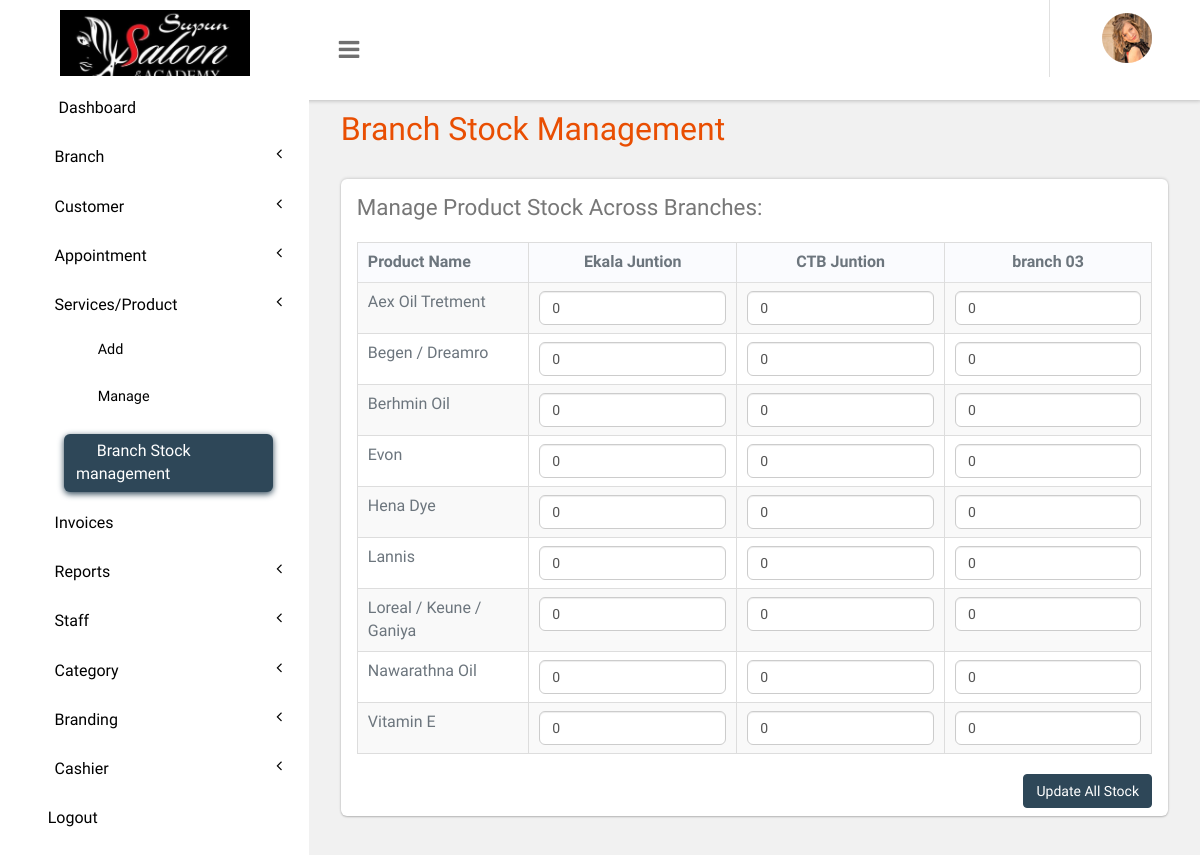
/panel/branch-stock-management.php (signed in), run on the app's committed database.
### tables this page shows
CREATE TABLE `branding` (
  `phone_no` int(10) NOT NULL,
  `logo` varchar(200) NOT NULL,
  `brand_name` varchar(200) NOT NULL,
  `id` int(10) NOT NULL,
  `company_email` varchar(50) NOT NULL,
  `website_name` varchar(50) NOT NULL,
  `address` varchar(50) NOT NULL,
  `favicon` varchar(50) NOT NULL
);

CREATE TABLE `tblbranch` (
  `branch_id` int(10) NOT NULL,
  `branch_name` varchar(100) NOT NULL
);

CREATE TABLE `tblservices` (
  `ID` int(10) NOT NULL,
  `ServiceName` varchar(200) DEFAULT NULL,
  `Description` mediumtext DEFAULT NULL,
  `Cost` int(10) DEFAULT NULL,
  `Image` varchar(255) DEFAULT NULL,
  `opening_stock` int(11) NOT NULL DEFAULT 0,
  `cate_id` varchar(50) NOT NULL,
  `type` tinyint(4) NOT NULL,
  `CreationDate` timestamp NULL DEFAULT current_timestamp(),
  `status` int(1) NOT NULL DEFAULT 1 COMMENT '0 = inactive, 1 = active',
  `service_time` int(11) DEFAULT 0
);

### panel/branch-stock-management.php (the view, shortened to what this page needs)
<?php
include('includes/dbconnection.php');
if (strlen($_SESSION['bpmsaid']) == 0) {
  header('location:logout.php');
} else {
    $branches = [];
    if ($_SESSION['bpmsut'] == 'admin') {
        $branches_query = mysqli_query($con, "SELECT * FROM tblbranch ORDER BY branch_id");
        while($branch = mysqli_fetch_assoc($branches_query)) {
            $branches[] = $branch;
        }
    }
    $products_query = mysqli_query($con, "SELECT ID, ServiceName FROM tblservices WHERE type=1 ORDER BY ServiceName");
    $products = [];
    while($product = mysqli_fetch_assoc($products_query)) {
        $products[] = $product;
    }
    $stock_levels_query = mysqli_query($con, "SELECT * FROM tbl_branch_stock");
    $stock_levels = [];
    while($stock = mysqli_fetch_assoc($stock_levels_query)) {
        $stock_levels[$stock['service_id']][$stock['branch_id']] = $stock['quantity'];
    }
?>
<!DOCTYPE HTML>
<html>
<head>
<link href="css/bootstrap.css" rel='stylesheet' type='text/css' />
<link href="css/style.css" rel='stylesheet' type='text/css' />
<link href="css/font-awesome.css" rel="stylesheet">
<link href="css/animate.css" rel="stylesheet" type="text/css" media="all">
<link href="css/custom.css" rel="stylesheet">
</head>
<body class="cbp-spmenu-push">
	<div class="main-content">
		 <?php include_once('includes/sidebar.php');?>
		 <?php include_once('includes/header.php');?>
		<div id="page-wrapper">
			<div class="main-page">
				<div class="tables">
					<h3 class="title1">Branch Stock Management</h3>
					<div class="table-responsive bs-example widget-shadow">
						<h4>Manage Product Stock Across Branches:</h4>
                        <form method="post" action="branch-stock-management-update.php">
                            <table class="table table-bordered table-striped">
                                <thead>
                                    <tr>
                                        <th>Product Name</th>
                                        <?php foreach($branches as $branch): ?>
                                            <th class="text-center"><?php echo htmlspecialchars($branch['branch_name']); ?></th>
                                        <?php endforeach; ?>
                                    </tr>
                                </thead>
                                <tbody>
                                    <?php if(empty($products)): ?>
                                        <tr>
                                            <td colspan="<?php echo count($branches) + 1; ?>" class="text-center">No products found. Please add products (type=1) from the 'Services/Product' menu.</td>
                                        </tr>
                                    <?php else: ?>
                                        <?php foreach($products as $product): ?>
                                            <tr>
                                                <td><?php echo htmlspecialchars($product['ServiceName']); ?></td>
                                                <?php foreach($branches as $branch): ?>
                                                    <td>
                                                        <input type="number" name="stock[<?php echo $product['ID']; ?>][<?php echo $branch['branch_id']; ?>]" class="form-control" value="<?php echo isset($stock_levels[$product['ID']][$branch['branch_id']]) ? $stock_levels[$product['ID']][$branch['branch_id']] : 0; ?>" min="0" <?php if ($_SESSION['bpmsut'] !== 'admin') echo 'readonly'; ?>>
                                                    </td>
                                                <?php endforeach; ?>
                                            </tr>
                                        <?php endforeach; ?>
                                    <?php endif; ?>
                                </tbody>
                            </table>
                            <?php if(!empty($products) && $_SESSION['bpmsut'] === 'admin'): ?>
                                <div class="text-right">
                                    <button type="submit" name="submit" class="btn btn-primary">Update All Stock</button>
                                </div>
                            <?php endif; ?>
                        </form>
					</div>
				</div>
			</div>
		</div>
	</div>
</body>
</html>
<?php } ?>

### panel/includes/header.php (shortened to what this page needs)
<?php
$branding_query = mysqli_query($con, "select * from branding where id=1");
$branding_row = mysqli_fetch_array($branding_query);
?>
<div class="sticky-header header-section ">
      <div class="header-left">
        <div class="logo">
            <img src="images/<?php echo $branding_row['logo'];?>" width="190px" class="logo-top">
        </div>
        <button id="showLeftPush"><i class="fa fa-bars"></i></button>
      </div>
      <div class="header-right">
        <div class="profile_details_left">
          <ul class="nofitications-dropdown">
            <li class="dropdown head-dpdn">
            </li>
          </ul>
          <div class="clearfix"> </div>
        </div>
        <div class="profile_details">
          <ul>
            <li class="dropdown profile_details_drop">
              <a href="#" class="dropdown-toggle" data-toggle="dropdown" aria-expanded="false">
                <div class="profile_img">
                  <span class="prfil-img"><img src="images/1.png" alt="" width="50" height="50"> </span>
                </div>
              </a>
            </li>
          </ul>
        </div>
      </div>
      <div class="clearfix"> </div>
    </div>

### panel/css/style.css (style rules this page uses)
html,body { overflow-x: hidden; }
body { background: #f8f7fa; font-family:"Public Sans", "Oxygen", "Ubuntu", "Cantarell", "Fira Sans", sans-serif; color: #6c757d; }
h4, h5, h6, h1, h2, h3 { margin: 0; }
ul, ol { margin: 0; }
html, body { font-size: 100%; overflow-x: hidden; background: #fff; }
body a { transition: 0.5s all ease; -webkit-transition: 0.5s all ease; -moz-transition: 0.5s all ease; -o-transition: 0.5s all ease; -ms-transition: 0.5s all ease; text-decoration:none; }
h1,h2,h3,h4,h5,h6 { margin:0; }
ul,label { margin:0; padding:0; }
.main-content { position: relative; }
.sticky-header { position: fixed; top: 0; left:0px; width: 100%; z-index: 100; margin: 0px !important; }
.header-section { background:#FFF; box-shadow: 1px 1px 4px rgba(0, 0, 0, 0.21); -webkit-box-shadow: 1px 1px 4px rgba(0, 0, 0, 0.21); -moz-box-shadow: 1px 1px 4px rgba(0, 0, 0, 0.21); -o-box-shadow: 1px 1px 4px rgba(0, 0, 0, 0.21); }
.header-section::after { clear: both; display: block; content: ''; }
.header-left { float: left; width: 45%; display: flex; }
.header-right { float: right; }
button#showLeftPush { font-size: 1.5em; width: 80px; padding: 0.87em 0; text-align: center; cursor: pointer; float: left; color: #6F6F6F; -moz-transition: all 0.2s ease-out 0s; -webkit-transition: all 0.2s ease-out 0s; transition: all 0.2s ease-out 0s; border: none; background-color: #fff; outline:none; }
.cbp-spmenu-push { overflow-x: hidden; position: relative; }
.cbp-spmenu, .cbp-spmenu-push { -webkit-transition: all 0.3s ease; -moz-transition: all 0.3s ease; transition: all 0.3s ease; }
.cbp-spmenu-push div#page-wrapper { margin: 0 0 0 19.3em; transition:.5s all; -webkit-transition:.5s all; -moz-transition:.5s all; }
.fa { display: inline-block; font-family: FontAwesome; font-style: normal; font-weight: normal; line-height: 1; -webkit-font-smoothing: antialiased; -moz-osx-font-smoothing: grayscale; }
.logo { background: #fff; text-align: center; float: left; width: 309px; }
.profile_details_left { float: left; }
li.dropdown.head-dpdn { display: inline-block; padding: 1.7em 0; border-left: 1px solid #E0E0E0; float: left; }
.profile_details { float: right; }
.profile_details_drop a.dropdown-toggle { display:block; padding: 0.8em 3em 0 2em; }
.profile_img span.prfil-img { float:left; }
.profile_details ul li { list-style-type:none; position:relative; }
.widget-shadow { background-color: #fff; box-shadow: 0 -1px 3px rgba(0,0,0,.12),0 1px 2px rgba(0,0,0,.24); -webkit-box-shadow: 0 -1px 3px rgba(0,0,0,.12),0 1px 2px rgba(0,0,0,.24); -moz-box-shadow: 0 -1px 3px rgba(0,0,0,.12),0 1px 2px rgba(0,0,0,.24); border-radius: 0.375rem; position: relative; z-index: 2; }
h3.title1 { font-size: 2em; color: #e94e02; margin-bottom: 0.8em; }
.table > thead > tr > th, .table > tbody > tr > th, .table > tfoot > tr > th, .table > thead > tr > td, .table > tbody > tr > td, .table > tfoot > tr > td { border-top: none; }
.tables h4 { font-size: 1.4em; margin-bottom: 1em; color: #777777; }
.tables .panel-body ,.tables .bs-example { padding: 1em 1em 0.5em; }
.tables .table > thead > tr > th, .tables .table > tbody > tr > th, .tables .table > tfoot > tr > th, .tables .table > thead > tr > td, .tables .table > tbody > tr > td, .tables .table > tfoot > tr > td { padding: 8px 10px; border-top: 1px solid #E0E0E0; }
.bs-example { margin-top: 2em; }
.form-control { border-radius: inherit; }
.form-control { border-radius:.375rem !important; padding: .375rem .75rem !important; }
.logo-top { padding-top: 10px; }
thead { background-color: #fafbfe; }
.table-bordered > thead > tr > th, .table-bordered > thead > tr > td { border-bottom-width:0px; }
.btn-primary { background-color: #2e4758; border-color: #2e4758; }

### panel/css/custom.css (style rules this page uses)
#page-wrapper { padding:7em 2em 2.5em; background-color: #F1F1F1; padding-bottom: 240px; }

### data on the page
branding: logo (picture)
tblbranch: branch_name "Ekala Juntion"
tblbranch: branch_name "CTB Juntion"
tblbranch: branch_name "branch 03"
tblservices: ServiceName "Aex Oil Tretment", ID.branch_id "0"
tblservices: ServiceName "Begen / Dreamro", ID.branch_id "0"
tblservices: ServiceName "Berhmin Oil", ID.branch_id "0"
tblservices: ServiceName "Evon", ID.branch_id "0"
tblservices: ServiceName "Hena Dye", ID.branch_id "0"
tblservices: ServiceName "Lannis", ID.branch_id "0"
tblservices: ServiceName "Loreal / Keune / Ganiya", ID.branch_id "0"
tblservices: ServiceName "Nawarathna Oil", ID.branch_id "0"
tblservices: ServiceName "Vitamin E", ID.branch_id "0"
